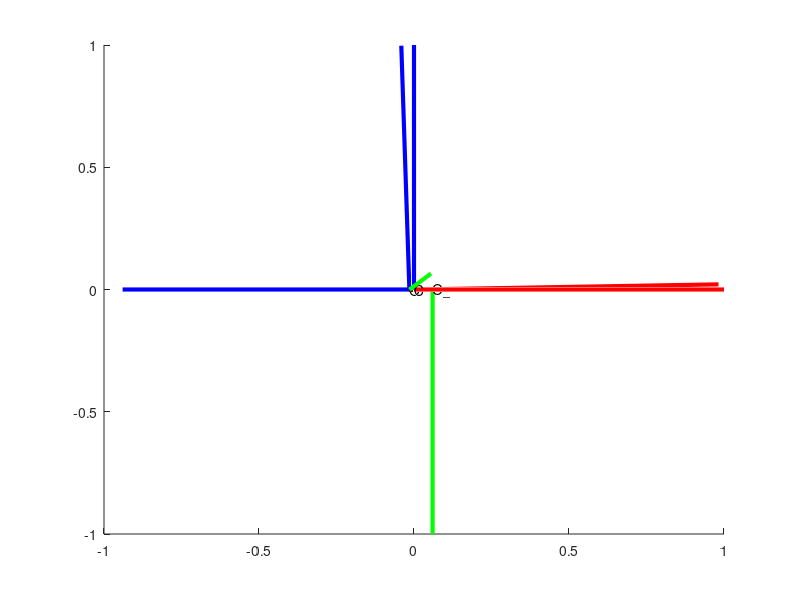

The MATLAB source for this figure:
clear; clc; close all;

Oc = [0 0 0];
Xc = [1 0 0];
Yc = [0 1 0];
Zc = [0 0 1];
line([Oc(1) Xc(1)], [Oc(2) Xc(2)], [Oc(3) Xc(3)], 'LineWidth', 3, 'Color','r');
line([Oc(1) Yc(1)], [Oc(2) Yc(2)], [Oc(3) Yc(3)], 'LineWidth', 3, 'Color','b');
line([Oc(1) Zc(1)], [Oc(2) Zc(2)], [Oc(3) Zc(3)], 'LineWidth', 3, 'Color','g');
text(Oc(1),Oc(2),Oc(3),'C');
T0 = [0     -1     0   0.06;
      0     0      -1    0;
      1     0      0 	-0.125;
      0     0      0      1];
 T = [ 0.99721984 -0.02608478  0.06980099 -0.01489634
  0.02149499  0.99760675  0.06571707 -0.00053228
 -0.07134816 -0.064034    0.99539394 -0.0601826 
  0.          0.          0.          1.        ];
%   T = [-0.0134899  -0.997066  0.0753502   0.056829
% -0.0781018 -0.0740761   -0.99419   0.522781
%   0.996854 -0.0192965 -0.0768734  -0.134488
%          0          0          0          1];
% T = [-0.00120136   -0.97654  -0.215334   0.061077
%   0.197192   0.210874  -0.957417   0.695016
%   0.980364 -0.0436123   0.192313  -0.138754
%          0          0          0          1];
result0 = T0*[[Oc';1] [Xc';1] [Yc';1] [Zc';1]];     
result = T*[[Oc';1] [Xc';1] [Yc';1] [Zc';1]];

line([result0(1,1) result0(1,2)], [result0(2,1) result0(2,2)], [result0(3,1) result0(3,2)], 'LineWidth', 3, 'Color','r');
line([result0(1,1) result0(1,3)], [result0(2,1) result0(2,3)], [result0(3,1) result0(3,3)], 'LineWidth', 3, 'Color','b');
line([result0(1,1) result0(1,4)], [result0(2,1) result0(2,4)], [result0(3,1) result0(3,4)], 'LineWidth', 3, 'Color','g');
text(result0(1,1),result0(2,1),result0(3,1),'O_');
line([Oc(1) result0(1,1)],[Oc(2) result0(2,1)],[Oc(3) result0(3,1)], 'LineWidth', 3, 'Color','k');

result0(1:3,1)
p = T0*[result0(1:3,1);1]

line([result(1,1) result(1,2)], [result(2,1) result(2,2)], [result(3,1) result(3,2)], 'LineWidth', 3, 'Color','r');
line([result(1,1) result(1,3)], [result(2,1) result(2,3)], [result(3,1) result(3,3)], 'LineWidth', 3, 'Color','b');
line([result(1,1) result(1,4)], [result(2,1) result(2,4)], [result(3,1) result(3,4)], 'LineWidth', 3, 'Color','g');
text(result(1,1),result(2,1),result(3,1),'O');
line([Oc(1) result(1,1)],[Oc(2) result(2,1)],[Oc(3) result(3,1)], 'LineWidth', 3, 'Color','k');
